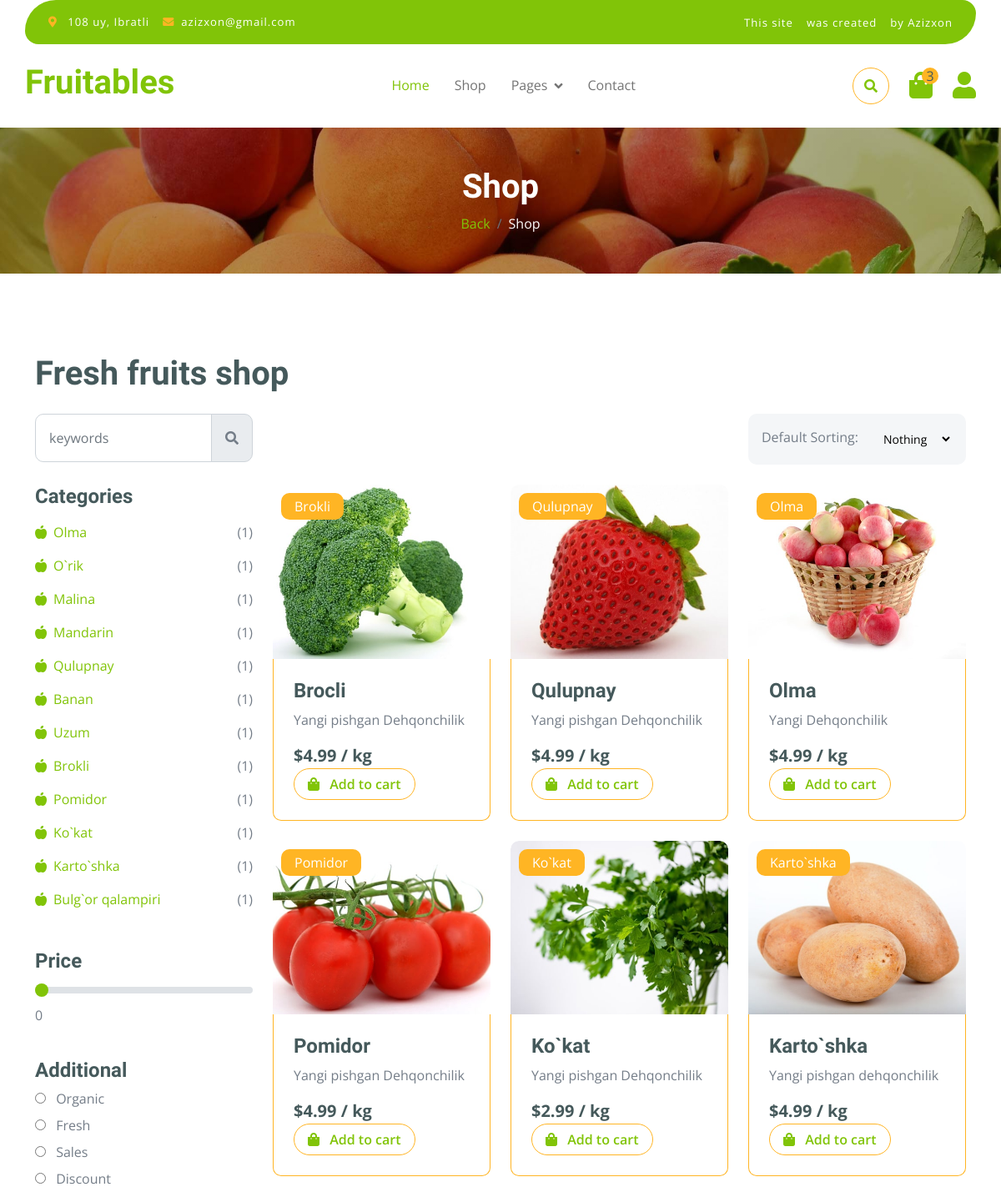
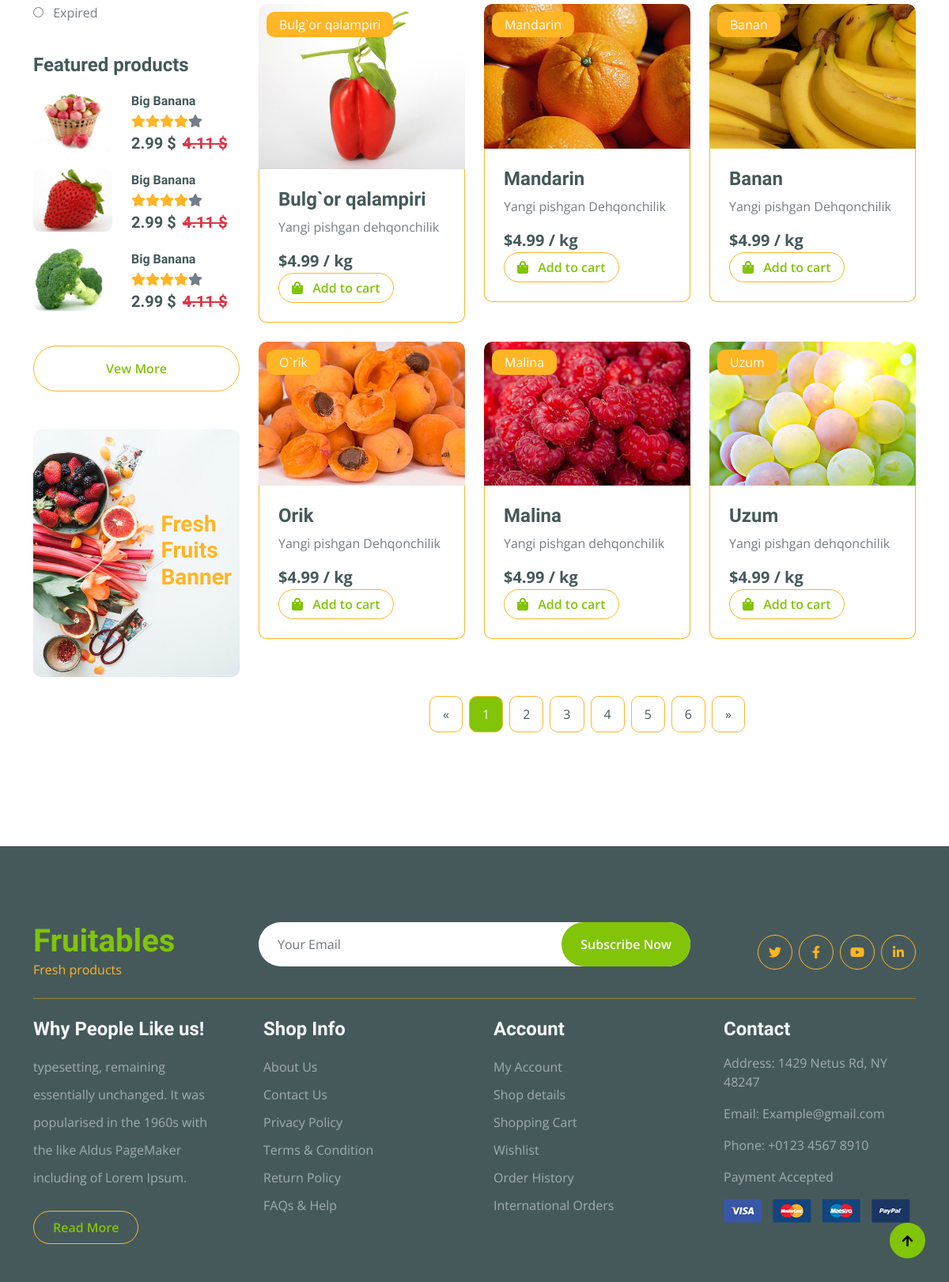
The app's page /shop/ with its own data (2 pictures, top to bottom).
### fath/models.py (models this page shows, shortened)
class Category(models.Model):
    name = models.CharField(max_length=255, unique=True)
    img = models.ImageField(upload_to='category_img/')
    slug = models.SlugField(blank=True, null=True)
    parent = models.ForeignKey('self', on_delete=models.CASCADE,blank=True,null=True,related_name='subcategories')
    def __str__(self):
        return self.name

class Product(models.Model):
    category = models.ForeignKey(Category, on_delete=models.CASCADE)
    filter_choice = models.CharField(max_length=255, choices=FILTER_CHOICES, null=True)
    img = models.ImageField(upload_to='product_img/')
    name = models.CharField(max_length=255)
    body = models.TextField()
    price = models.FloatField()
    dicount = models.FloatField(blank=True, null=True)
    quantity = models.FloatField()
    slug = models.SlugField(blank=True, null=True)
    created = models.DateTimeField(auto_now_add=True)

### fath/views.py (the view)
# urls.py: path('shop/', views.ShopList.as_view() , name='shop'),
class ShopList(IndexList):
    template_name = 'fath/shop.html'

### templates/fath/shop.html (shortened to what this page needs)
{% extends 'base.html' %}
{% load static %}
{% block content %}
        <div class="container-fluid page-header py-5">
            <h1 class="text-center text-white display-6">Shop</h1>
            <ol class="breadcrumb justify-content-center mb-0">
                <li class="breadcrumb-item"><a href="{% url 'index' %}">Back</a></li>
                <li class="breadcrumb-item active text-white">Shop</li>
            </ol>
        </div>
        <div class="container-fluid fruite py-5">
            <div class="container py-5">
                <h1 class="mb-4">Fresh fruits shop</h1>
                <div class="row g-4">
                    <div class="col-lg-12">
                        <div class="row g-4">
                            <div class="col-xl-3">
                                <div class="input-group w-100 mx-auto d-flex">
                                    <input type="search" class="form-control p-3" placeholder="keywords" aria-describedby="search-icon-1">
                                    <span id="search-icon-1" class="input-group-text p-3"><i class="fa fa-search"></i></span>
                                </div>
                            </div>
                            <div class="col-6"></div>
                            <div class="col-xl-3">
                                <div class="bg-light ps-3 py-3 rounded d-flex justify-content-between mb-4">
                                    <label for="fruits">Default Sorting:</label>
                                    <select id="my_select" onchange="redirectToPage()" name="fruitlist" class="border-0 form-select-sm bg-light me-3">
                                        <option value="{% url 'shop' %}">Nothing</option>
                                    </select>
                                </div>
                            </div>
                        </div>
                        <div class="row g-4">
                            <div class="col-lg-3">
                                <div class="row g-4">
                                    <div class="col-lg-12">
                                        <div class="mb-3">
                                            <h4>Categories</h4>
                                            <ul class="list-unstyled fruite-categorie">
                                                {% for category in categories %}
                                                {% for subcategory in category.subcategories.all %}
                                                <li>
                                                    <div class="d-flex justify-content-between fruite-name">
                                                        <a href="{% url 'subcategory' subcategory.slug %}"><i class="fas fa-apple-alt me-2"></i>{{subcategory.name}}</a>
                                                        <span>({{subcategory.product_set.count}})</span>
                                                    </div>
                                                </li>
                                            {% endfor %}
                                            {% endfor %}
                                            </ul>
                                        </div>
                                    </div>
                                    <div class="col-lg-12">
                                        <div class="mb-3">
                                            <h4 class="mb-2">Price</h4>
                                            <input type="range" class="form-range w-100" id="rangeInput" name="rangeInput" min="0" max="500" value="0" oninput="amount.value=rangeInput.value">
                                            <output id="amount" name="amount" min-velue="0" max-value="500" for="rangeInput">0</output>
                                        </div>
                                    </div>
                                    <div class="col-lg-12">
                                        <div class="mb-3">
                                            <h4>Additional</h4>
                                            <div class="mb-2">
                                                <input type="radio" class="me-2" id="Categories-1" name="Categories-1" value="Beverages">
                                                <label for="Categories-1"> Organic</label>
                                            </div>
                                            <div class="mb-2">
                                                <input type="radio" class="me-2" id="Categories-2" name="Categories-1" value="Beverages">
                                                <label for="Categories-2"> Fresh</label>
                                            </div>
                                            <div class="mb-2">
                                                <input type="radio" class="me-2" id="Categories-3" name="Categories-1" value="Beverages">
                                                <label for="Categories-3"> Sales</label>
                                            </div>
                                            <div class="mb-2">
                                                <input type="radio" class="me-2" id="Categories-4" name="Categories-1" value="Beverages">
                                                <label for="Categories-4"> Discount</label>
                                            </div>
                                            <div class="mb-2">
                                                <input type="radio" class="me-2" id="Categories-5" name="Categories-1" value="Beverages">
                                                <label for="Categories-5"> Expired</label>
                                            </div>
                                        </div>
                                    </div>
                                    <div class="col-lg-12">
                                        <h4 class="mb-3">Featured products</h4>
                                        <div class="d-flex align-items-center justify-content-start">
                                            <div class="rounded me-4" style="width: 100px; height: 100px;">
                                                <img src="{% static 'fath/img/featur-1.jpg' %}" class="img-fluid rounded" alt="">
                                            </div>
                                            <div>
                                                <h6 class="mb-2">Big Banana</h6>
                                                <div class="d-flex mb-2">
                                                    <i class="fa fa-star text-secondary"></i>
                                                    <i class="fa fa-star text-secondary"></i>
                                                    <i class="fa fa-star text-secondary"></i>
                                                    <i class="fa fa-star text-secondary"></i>
                                                    <i class="fa fa-star"></i>
                                                </div>
                                                <div class="d-flex mb-2">
                                                    <h5 class="fw-bold me-2">2.99 $</h5>
                                                    <h5 class="text-danger text-decoration-line-through">4.11 $</h5>
                                                </div>
                                            </div>
                                        </div>
                                        <div class="d-flex align-items-center justify-content-start">
                                            <div class="rounded me-4" style="width: 100px; height: 100px;">
                                                <img src="{% static 'fath/img/featur-2.jpg' %}" class="img-fluid rounded" alt="">
                                            </div>
                                            <div>
                                                <h6 class="mb-2">Big Banana</h6>
                                                <div class="d-flex mb-2">
                                                    <i class="fa fa-star text-secondary"></i>
                                                    <i class="fa fa-star text-secondary"></i>
                                                    <i class="fa fa-star text-secondary"></i>
                                                    <i class="fa fa-star text-secondary"></i>
                                                    <i class="fa fa-star"></i>
                                                </div>
                                                <div class="d-flex mb-2">
                                                    <h5 class="fw-bold me-2">2.99 $</h5>
                                                    <h5 class="text-danger text-decoration-line-through">4.11 $</h5>
                                                </div>
                                            </div>
                                        </div>
                                        <div class="d-flex align-items-center justify-content-start">
                                            <div class="rounded me-4" style="width: 100px; height: 100px;">
                                                <img src="{% static 'fath/img/featur-3.jpg' %}" class="img-fluid rounded" alt="">
                                            </div>
                                            <div>
                                                <h6 class="mb-2">Big Banana</h6>
                                                <div class="d-flex mb-2">
                                                    <i class="fa fa-star text-secondary"></i>
                                                    <i class="fa fa-star text-secondary"></i>
                                                    <i class="fa fa-star text-secondary"></i>
                                                    <i class="fa fa-star text-secondary"></i>
                                                    <i class="fa fa-star"></i>
                                                </div>
                                                <div class="d-flex mb-2">
                                                    <h5 class="fw-bold me-2">2.99 $</h5>
                                                    <h5 class="text-danger text-decoration-line-through">4.11 $</h5>
                                                </div>
                                            </div>
                                        </div>
                                        <div class="d-flex justify-content-center my-4">
                                            <a href="#" class="btn border border-secondary px-4 py-3 rounded-pill text-primary w-100">Vew More</a>
                                        </div>
                                    </div>
                                    <div class="col-lg-12">
                                        <div class="position-relative">
                                            <img src="{% static 'fath/img/banner-fruits.jpg' %}" class="img-fluid w-100 rounded" alt="">
                                            <div class="position-absolute" style="top: 50%; right: 10px; transform: translateY(-50%);">
                                                <h3 class="text-secondary fw-bold">Fresh <br> Fruits <br> Banner</h3>
                                            </div>
                                        </div>
                                    </div>
                                </div>
                            </div>
                            <div class="col-lg-9">
                                <div class="row g-4 justify-content-center">
                                    {% for product in products %}
                                    <div class="col-md-6 col-lg-6 col-xl-4">
                                        <div class="rounded position-relative fruite-item">
                                            <div class="fruite-img">
                                                <a href="{% url 'shop_detail' product.slug %}"><img src="{{product.img.url}}" class="img-fluid w-100 rounded-top" alt=""></a>
                                            </div>
                                            <div class="text-white bg-secondary px-3 py-1 rounded position-absolute" style="top: 10px; left: 10px;">{{product.category}}</div>
                                            <div class="p-4 border border-secondary border-top-0 rounded-bottom">
                                                <h4>{{product.name}}</h4>
                                                <p>{{product.body| truncatewords:20}}</p>
                                                <div class="d-flex justify-content-between flex-lg-wrap">
                                                    <p class="text-dark fs-5 fw-bold mb-0">${{product.price}} / kg</p>
                                                    <a href="#" class="btn border border-secondary rounded-pill px-3 text-primary"><i class="fa fa-shopping-bag me-2 text-primary"></i> Add to cart</a>
                                                </div>
                                            </div>
                                        </div>
                                    </div>
                                    {% endfor %}
                                    <div class="col-12">
                                        <div class="pagination d-flex justify-content-center mt-5">
                                            <a href="#" class="rounded">&laquo;</a>
                                            <a href="#" class="active rounded">1</a>
                                            <a href="#" class="rounded">2</a>
                                            <a href="#" class="rounded">3</a>
                                            <a href="#" class="rounded">4</a>
                                            <a href="#" class="rounded">5</a>
                                            <a href="#" class="rounded">6</a>
                                            <a href="#" class="rounded">&raquo;</a>
                                        </div>
                                    </div>
                                </div>
                            </div>
                        </div>
                    </div>
                </div>
            </div>
        </div>
        {% endblock content %}

### static/fath/css/style.css (style rules this page uses)
.btn { font-weight: 600; transition: .5s; }
.btn.border-secondary { transition: 0.5s; }
.page-header { position: relative; background: linear-gradient(rgba(0, 0, 0, 0.3), rgba(0, 0, 0, 0.3)), url(../img/cart-page-header-img.jpg); background-position: center center; background-repeat: no-repeat; background-size: cover; }
@media (min-width: 992px) { .hero-header, .page-header { margin-top: 152px !important; } }
.fruite .fruite-categorie .fruite-name { line-height: 40px; }
.fruite .fruite-categorie .fruite-name a { transition: 0.5s; }
.fruite .fruite-item { height: 100%; transition: 0.5s; }
.fruite .fruite-item .fruite-img { overflow: hidden; transition: 0.5s; border-radius: 10px 10px 0 0; }
.fruite .fruite-item .fruite-img img { transition: 0.5s; }
.pagination { display: inline-block; }
.pagination a { color: var(--bs-dark); padding: 10px 16px; text-decoration: none; transition: 0.5s; border: 1px solid var(--bs-secondary); margin: 0 4px; }
.pagination a.active { background-color: var(--bs-primary); color: var(--bs-light); border: 1px solid var(--bs-secondary); }

### records on screen
Category: name "Olma", product_set.count "1"
Category: name "O`rik", product_set.count "1"
Category: name "Malina", product_set.count "1"
Category: name "Mandarin", product_set.count "1"
Category: name "Qulupnay", product_set.count "1"
Category: name "Banan", product_set.count "1"
Category: name "Uzum", product_set.count "1"
Category: name "Brokli", product_set.count "1"
Category: name "Pomidor", product_set.count "1"
Category: name "Ko`kat", product_set.count "1"
Category: name "Karto`shka", product_set.count "1"
Category: name "Bulg`or qalampiri", product_set.count "1"
Product: img (picture), category "Brokli", name "Brocli", body "Yangi pishgan Dehqonchilik", price "4.99"
Product: img (picture), category "Qulupnay", name "Qulupnay", body "Yangi pishgan Dehqonchilik", price "4.99"
Product: img (picture), category "Olma", name "Olma", body "Yangi Dehqonchilik", price "4.99"
Product: img (picture), category "Pomidor", name "Pomidor", body "Yangi pishgan Dehqonchilik", price "4.99"
Product: img (picture), category "Ko`kat", name "Ko`kat", body "Yangi pishgan Dehqonchilik", price "2.99"
Product: img (picture), category "Karto`shka", name "Karto`shka", body "Yangi pishgan dehqonchilik", price "4.99"
Product: img (picture), category "Bulg`or qalampiri", name "Bulg`or qalampiri", body "Yangi pishgan dehqonchilik", price "4.99"
Product: img (picture), category "Mandarin", name "Mandarin", body "Yangi pishgan Dehqonchilik", price "4.99"
Product: img (picture), category "Banan", name "Banan", body "Yangi pishgan Dehqonchilik", price "4.99"
Product: img (picture), category "O`rik", name "Orik", body "Yangi pishgan Dehqonchilik", price "4.99"
Product: img (picture), category "Malina", name "Malina", body "Yangi pishgan dehqonchilik", price "4.99"
Product: img (picture), category "Uzum", name "Uzum", body "Yangi pishgan dehqonchilik", price "4.99"
